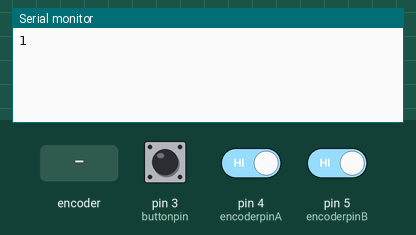
This sketch was run on a simulated Arduino Uno, built with avr-gcc and run on an emulated ATmega328P. On the bench: the last lines printed to the serial monitor. The inputs (shaded band) are chosen by the test bench; at power-on: pin 3 (buttonpin) LOW, pin 4 (encoderpinA) HIGH, pin 5 (encoderpinB) HIGH.

Above: at 1.2 s.
1.3 s: pin 3 (buttonpin) pulled HIGH for 0.15 s
At 1.9 s:
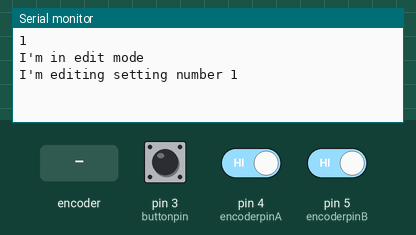
2.9 s: rotary encoder on pin 4 (encoderpinA) / pin 5 (encoderpinB) turned 2 steps (second pin leading)
At 3.8 s:
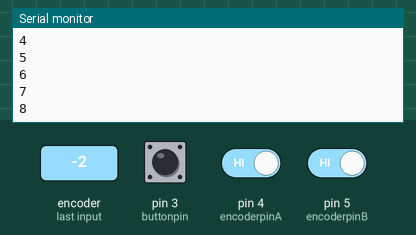
4.8 s: pin 3 (buttonpin) pulled HIGH for 1 s
At 6.3 s:
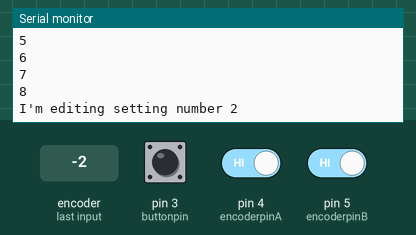
7.3 s: pin 3 (buttonpin) pulsed HIGH 2 times (0.12 s each, 0.3 s apart)
At 8.4 s:
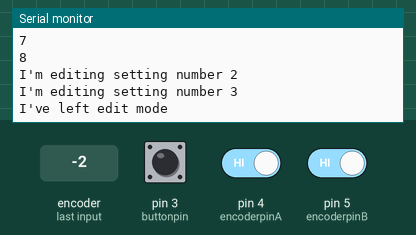
9.4 s: rotary encoder on pin 4 (encoderpinA) / pin 5 (encoderpinB) turned 1 step (first pin leading)
At 10.6 s:
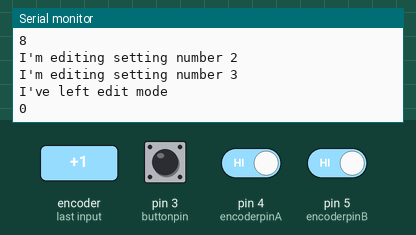
Timing chart, 0 to 12.1 s (numbered marks = the images above; inputs shaded):
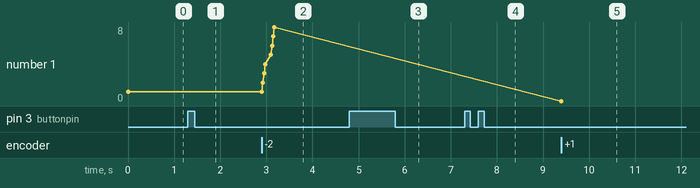

Measured:
- after the input at 1.3 s, the serial monitor: prints a new line at once (image 1)
- after the input at 2.9 s, the serial monitor: prints a new line at once (image 2)
- after the input at 4.8 s, the serial monitor: prints a new line at once (image 3)
- after the input at 7.3 s, the serial monitor: prints a new line at once (image 4)
- after the input at 9.4 s, the serial monitor: prints a new line at once (image 5)
- plotted number 1: 1 → 8 after the input at 2.9 s, 8 → 0 after the input at 9.4 s

The sketch:

Rotary_Encoder.ino
```cpp
#include <Wire.h>

int encoderpinA = 4;
int encoderpinB = 5;
int buttonpin = 3;

bool buttonstatecurrent = LOW;
bool buttonstateprevious = LOW;
bool dbcurrent = LOW;

int encoderposcurrent = 0;
int encoderposprevious = 0;

bool pinAstatus = LOW;
bool pinBstatus = LOW;

int counter = 0;

int mode = 0;

int mysettings[] = {0, 0, 0, 0, 0};
int mysettingsprev = 0;
int settingtoedit = 0;

void setup() {
  // put your setup code here, to run once:
  pinMode (encoderpinA, INPUT);
  pinMode (encoderpinB, INPUT);
  pinMode (buttonpin, INPUT);
  Serial.begin (9600);
  Wire.begin(8);
  Wire.onRequest(requestEvent);
}

void loop() {
  readpushbutton();
  readencoder();
}

bool debounce (){

  bool dbcurrent = digitalRead(buttonpin);

   if (dbcurrent != buttonstateprevious){
    delay(10);
    dbcurrent = digitalRead(buttonpin);
   }
    return dbcurrent;
}


void readpushbutton(){

   buttonstatecurrent = debounce();

 if (buttonstatecurrent == HIGH && buttonstateprevious == LOW){
    if(mysettings[0] != 9){
      mysettingsprev = mysettings[0];
       mysettings[0] = 9;
       Serial.println("I'm in edit mode");
    }
    if(mysettings[0] == 9){
      if(mysettings[3] < 3){
        mysettings[3]++;
        Serial.print("I'm editing setting number ");
        Serial.println(mysettings[3]);
      }
      else{
        mysettings[0] = mysettingsprev;
        Serial.println("I've left edit mode");
        mysettings[3] = 0;
      }
   }
  }
  buttonstateprevious = buttonstatecurrent;
}


void readencoder(){

  pinAstatus = digitalRead(encoderpinA);
  pinBstatus = digitalRead(encoderpinB);

  if(pinAstatus == LOW && pinBstatus == LOW){
    encoderposcurrent = 3;
   //Serial.println("position is 0");
  }
  if (pinAstatus == HIGH && pinBstatus == LOW){
    encoderposcurrent = 2;
  //Serial.println("position is 1");
  }
  if (pinAstatus == HIGH && pinBstatus == HIGH){
    encoderposcurrent = 1;
// Serial.println("position is 2");
  }
  if (pinAstatus == LOW && pinBstatus == HIGH){
    encoderposcurrent = 0;
// Serial.println("position is 3");
  }

  if (encoderposcurrent != encoderposprevious){
    if ((encoderposprevious == 0 && encoderposcurrent == 1) ||
        (encoderposprevious == 1 && encoderposcurrent == 2) ||
        (encoderposprevious == 2 && encoderposcurrent == 3) ||
        (encoderposprevious == 3 && encoderposcurrent == 0))
     {
      if(mysettings[mysettings[3]] < 10){
      mysettings[mysettings[3]]++;
      Serial.println(mysettings[mysettings[3]]);
      }
    }
    else if ((encoderposprevious == 3 && encoderposcurrent == 2) ||
        (encoderposprevious == 2 && encoderposcurrent == 1) ||
        (encoderposprevious == 1 && encoderposcurrent == 0) ||
        (encoderposprevious == 0 && encoderposcurrent == 3))
     {
      if(mysettings[mysettings[3]] > 0){
      mysettings[mysettings[3]]--;
      Serial.println(mysettings[mysettings[3]]);
      }
     }
    encoderposprevious = encoderposcurrent;
  }
}

void requestEvent() {
  for(int x = 0; x < 5; x++){
     Wire.write(mysettings[x]);
  }
}
```
